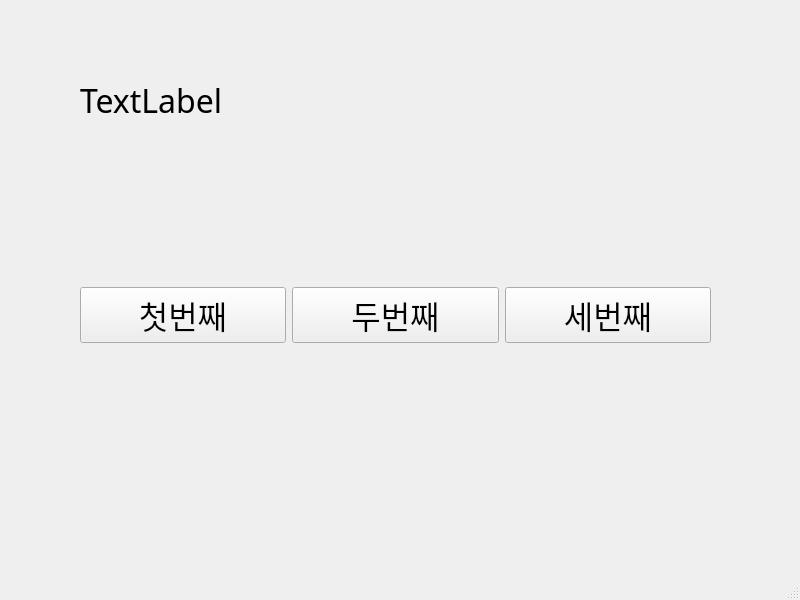
<?xml version="1.0" encoding="UTF-8"?>
<ui version="4.0">
 <class>MainWindow</class>
 <widget class="QMainWindow" name="MainWindow">
  <property name="geometry">
   <rect>
    <x>0</x>
    <y>0</y>
    <width>800</width>
    <height>600</height>
   </rect>
  </property>
  <property name="windowTitle">
   <string>MainWindow</string>
  </property>
  <widget class="QWidget" name="centralwidget">
   <widget class="QWidget" name="horizontalLayoutWidget">
    <property name="geometry">
     <rect>
      <x>80</x>
      <y>200</y>
      <width>631</width>
      <height>231</height>
     </rect>
    </property>
    <layout class="QHBoxLayout" name="horizontalLayout">
     <item>
      <widget class="QPushButton" name="pushButton_3">
       <property name="font">
        <font>
         <family>맑은 고딕</family>
         <pointsize>24</pointsize>
        </font>
       </property>
       <property name="text">
        <string>첫번째</string>
       </property>
      </widget>
     </item>
     <item>
      <widget class="QPushButton" name="pushButton_2">
       <property name="font">
        <font>
         <family>맑은 고딕</family>
         <pointsize>24</pointsize>
        </font>
       </property>
       <property name="text">
        <string>두번째</string>
       </property>
      </widget>
     </item>
     <item>
      <widget class="QPushButton" name="pushButton">
       <property name="font">
        <font>
         <family>맑은 고딕</family>
         <pointsize>24</pointsize>
        </font>
       </property>
       <property name="text">
        <string>세번째</string>
       </property>
      </widget>
     </item>
    </layout>
   </widget>
   <widget class="QLabel" name="label">
    <property name="geometry">
     <rect>
      <x>80</x>
      <y>70</y>
      <width>631</width>
      <height>61</height>
     </rect>
    </property>
    <property name="font">
     <font>
      <family>돋움</family>
      <pointsize>24</pointsize>
     </font>
    </property>
    <property name="text">
     <string>TextLabel</string>
    </property>
   </widget>
  </widget>
  <widget class="QMenuBar" name="menubar">
   <property name="geometry">
    <rect>
     <x>0</x>
     <y>0</y>
     <width>800</width>
     <height>21</height>
    </rect>
   </property>
  </widget>
  <widget class="QStatusBar" name="statusbar"/>
 </widget>
 <resources/>
 <connections>
  <connection>
   <sender>pushButton_3</sender>
   <signal>clicked()</signal>
   <receiver>MainWindow</receiver>
   <slot>firstClick()</slot>
   <hints>
    <hint type="sourcelabel">
     <x>189</x>
     <y>320</y>
    </hint>
    <hint type="destinationlabel">
     <x>235</x>
     <y>423</y>
    </hint>
   </hints>
  </connection>
  <connection>
   <sender>pushButton_2</sender>
   <signal>clicked()</signal>
   <receiver>MainWindow</receiver>
   <slot>secondClick()</slot>
   <hints>
    <hint type="sourcelabel">
     <x>382</x>
     <y>338</y>
    </hint>
    <hint type="destinationlabel">
     <x>427</x>
     <y>424</y>
    </hint>
   </hints>
  </connection>
  <connection>
   <sender>pushButton</sender>
   <signal>clicked()</signal>
   <receiver>MainWindow</receiver>
   <slot>thirdClick()</slot>
   <hints>
    <hint type="sourcelabel">
     <x>600</x>
     <y>333</y>
    </hint>
    <hint type="destinationlabel">
     <x>641</x>
     <y>428</y>
    </hint>
   </hints>
  </connection>
 </connections>
 <slots>
  <slot>firstClick()</slot>
  <slot>secondClick()</slot>
  <slot>thirdClick()</slot>
 </slots>
</ui>
